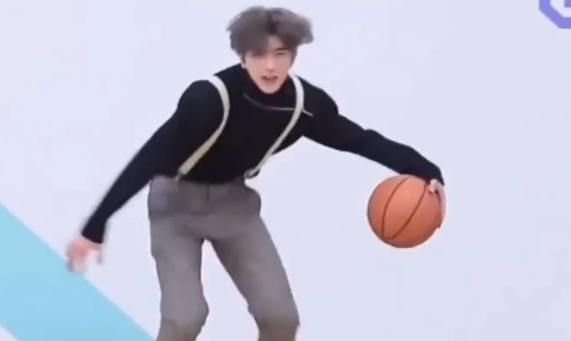
#> input picture img/cxk.png, 571 x 341 px, found by its file name
$ python skeleton.py
#> lines starting #> are read from the running program, lines starting #| are printed output that depends on the picture; after the words box and inside, x2 and y2 are one past the last pixel; in counts of white or black regions, pixels touching at a corner belong together
import cv2,time
import numpy as np


def Three_element_add(array):
    array0 = array[:]
    array1 = np.append(array[1:],np.array([0]))
    array2 = np.append(array[2:],np.array([0, 0]))
    arr_sum = array0 + array1 + array2
    return arr_sum[:-2]


def VThin(image, array):
    NEXT = 1
    height, width = image.shape[:2]
    for i in range(1,height):
        M_all = Three_element_add(image[i])
        for j in range(1,width):
            if NEXT == 0:
                NEXT = 1
            else:
                M = M_all[j-1] if j<width-1 else 1
                if image[i, j] == 0 and M != 0:
                    a = np.zeros(9)
                    if height-1 > i and width-1 > j:
                        kernel = image[i - 1:i + 2, j - 1:j + 2]
                        a = np.where(kernel == 255, 1, 0)
                        a = a.reshape(1, -1)[0]
                    NUM = np.array([1,2,4,8,0,16,32,64,128])
                    sumArr = np.sum(a*NUM)
                    image[i, j] = array[sumArr] * 255
                    if array[sumArr] == 1:
                        NEXT = 0
    return image


def HThin(image, array):
    height, width = image.shape[:2]
    NEXT = 1
    for j in range(1,width):
        M_all = Three_element_add(image[:,j])
        for i in range(1,height):
            if NEXT == 0:
                NEXT = 1
            else:
                M = M_all[i-1] if i < height - 1 else 1
                if image[i, j] == 0 and M != 0:
                    a = np.zeros(9)
                    if height - 1 > i and width - 1 > j:
                        kernel = image[i - 1:i + 2, j - 1:j + 2]
                        a = np.where(kernel == 255, 1, 0)
                        a = a.reshape(1, -1)[0]
                    NUM = np.array([1, 2, 4, 8, 0, 16, 32, 64, 128])
                    sumArr = np.sum(a * NUM)
                    image[i, j] = array[sumArr] * 255
                    if array[sumArr] == 1:
                        NEXT = 0
    return image


def Xihua(binary, array, num=10):
    binary_image = binary.copy()
    image = cv2.copyMakeBorder(binary_image, 1, 0, 1, 0, cv2.BORDER_CONSTANT, value=0)
    for i in range(num):
        VThin(image, array)
        HThin(image, array)
    return image


array = [0, 0, 1, 1, 0, 0, 1, 1, 1, 1, 0, 1, 1, 1, 0, 1,\
         1, 1, 0, 0, 1, 1, 1, 1, 0, 0, 0, 0, 0, 0, 0, 1,\
         0, 0, 1, 1, 0, 0, 1, 1, 1, 1, 0, 1, 1, 1, 0, 1,\
         1, 1, 0, 0, 1, 1, 1, 1, 0, 0, 0, 0, 0, 0, 0, 1,\
         1, 1, 0, 0, 1, 1, 0, 0, 0, 0, 0, 0, 0, 0, 0, 0,\
         0, 0, 0, 0, 0, 0, 0, 0, 0, 0, 0, 0, 0, 0, 0, 0,\
         1, 1, 0, 0, 1, 1, 0, 0, 1, 1, 0, 1, 1, 1, 0, 1,\
         0, 0, 0, 0, 0, 0, 0, 0, 0, 0, 0, 0, 0, 0, 0, 0,\
         0, 0, 1, 1, 0, 0, 1, 1, 1, 1, 0, 1, 1, 1, 0, 1,\
         1, 1, 0, 0, 1, 1, 1, 1, 0, 0, 0, 0, 0, 0, 0, 1,\
         0, 0, 1, 1, 0, 0, 1, 1, 1, 1, 0, 1, 1, 1, 0, 1,\
         1, 1, 0, 0, 1, 1, 1, 1, 0, 0, 0, 0, 0, 0, 0, 0,\
         1, 1, 0, 0, 1, 1, 0, 0, 0, 0, 0, 0, 0, 0, 0, 0,\
         1, 1, 0, 0, 1, 1, 1, 1, 0, 0, 0, 0, 0, 0, 0, 0,\
         1, 1, 0, 0, 1, 1, 0, 0, 1, 1, 0, 1, 1, 1, 0, 0,\
         1, 1, 0, 0, 1, 1, 1, 0, 1, 1, 0, 0, 1, 0, 0, 0]


if __name__ == '__main__':
    image = cv2.imread(r'D:\MyCode\MyPython\BUPT_TowerDefence\img\cxk.png', 0)
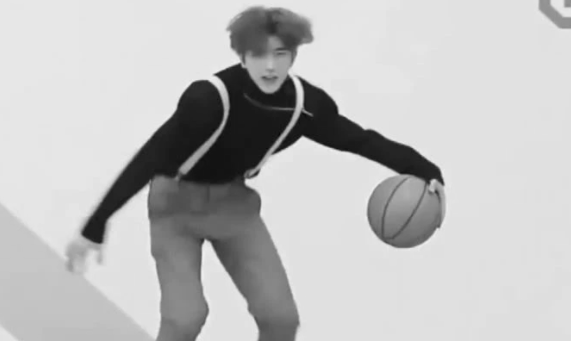
#> image: shape (341, 571); min 10, max 240, mean 190.2
    ret, binary = cv2.threshold(image, 70, 255, cv2.THRESH_BINARY)
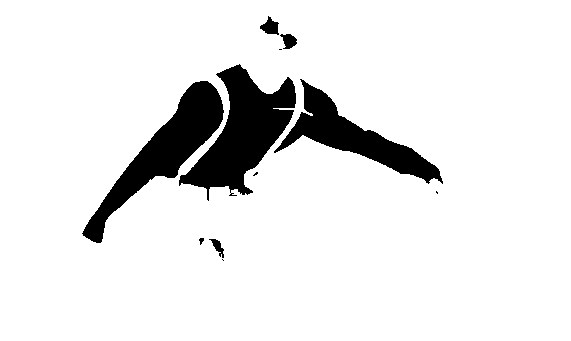
#> binary: shape (341, 571); 90.6% white; 11 black regions (4 under 20 px), largest, box (x1, y1, x2, y2) and area: (179, 64, 296, 201) 6919, (82, 81, 224, 243) 6102, (274, 79, 443, 184) 4786
    cv2.imshow('image', image)
    cv2.imshow('binary', binary)
    cv2.waitKey(0)

    t1 = time.time()

    iThin = Xihua(binary, array)
#> in Xihua, `image = cv2.copyMakeBorder(binary_image, 1, 0, 1, 0, cv2.BORDER_CONSTA..`:
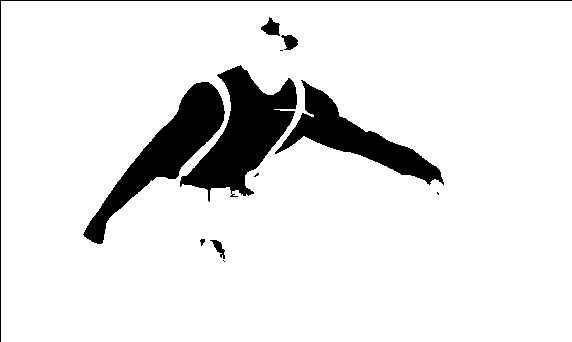
#> image: shape (342, 572); 90.2% white; 12 black regions (4 under 20 px), largest, box (x1, y1, x2, y2) and area: (180, 65, 297, 202) 6919, (83, 82, 225, 244) 6102, (275, 80, 444, 185) 4786
#> after the loop in Xihua, `for i in range(num):`:
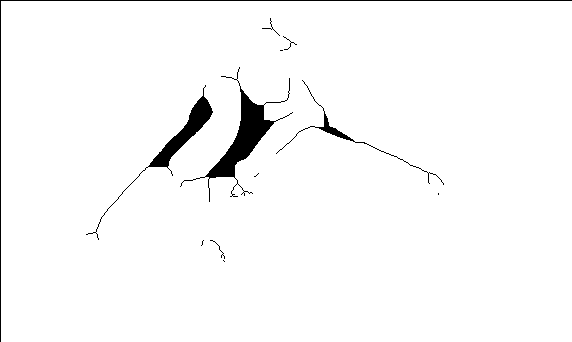
#> image: shape (342, 572); 97.5% white; 12 black regions (5 under 20 px), largest, box (x1, y1, x2, y2) and area: (180, 67, 293, 202) 2172, (86, 85, 213, 240) 1324, (0, 0, 572, 342) 913
    t2 = time.time()
    print('cost time:',t2-t1)
    cv2.imshow('iThin', iThin)
    cv2.waitKey(0)
    cv2.destroyAllWindows()
'''
cost time: 7.425575494766235
'''

$ run again, with img/2.png copied over img/cxk.png
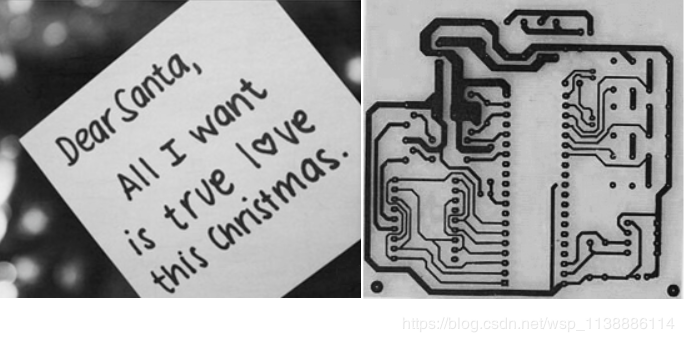
#> input picture img/2.png, 684 x 342 px, found by its file name
#> `ret, binary = cv2.threshold(image, 70, 255, cv2.THRESH_BINARY)`:
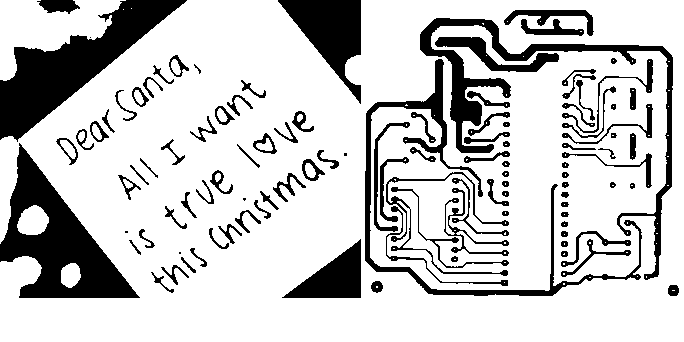
#> binary: shape (342, 684); 78.7% white; 108 black regions (5 under 20 px), largest, box (x1, y1, x2, y2) and area: (0, 0, 187, 142) 8940, (0, 143, 140, 298) 8654, (420, 18, 673, 280) 5987
#> after the loop in Xihua, `for i in range(num):`:
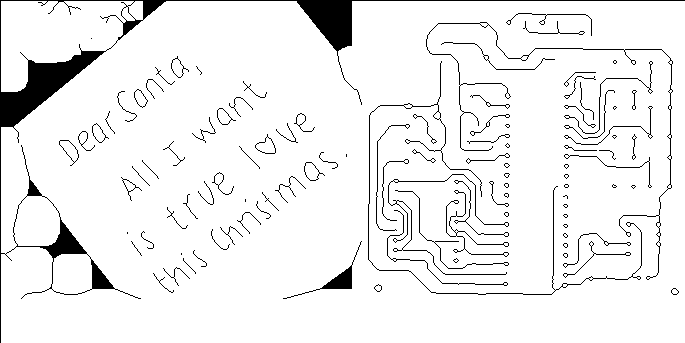
#> image: shape (343, 685); 93.7% white; 105 black regions (34 under 20 px), largest, box (x1, y1, x2, y2) and area: (0, 0, 685, 343) 7715, (368, 61, 642, 295) 889, (426, 22, 673, 280) 885
